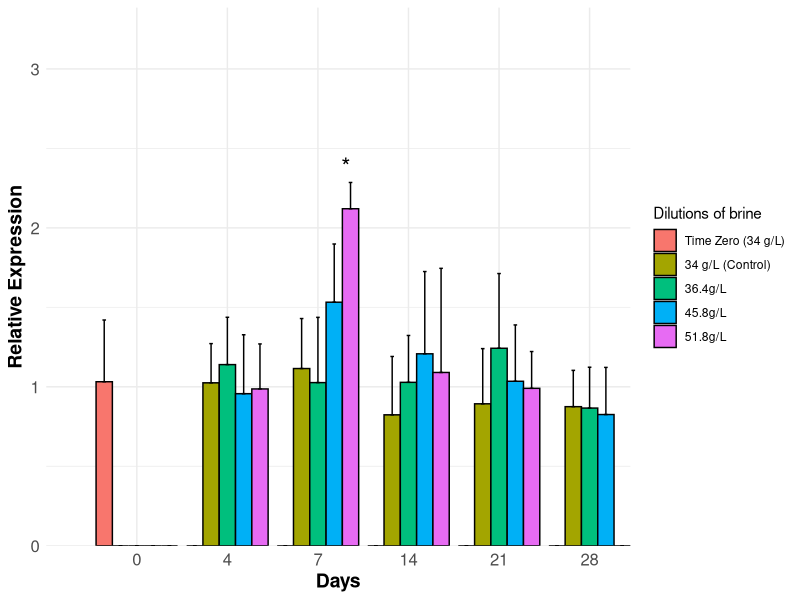

Recreate this plot in R.
#Instalar paquetes
install.packages("ggplot2")
install.packages("tidyr")
install.packages("dplyr")

library(ggplot2)
library(tidyr)
library(dplyr)

# Datos
datos <- data.frame(
    Days = c(0, 4, 7, 14, 21, 28),
    `Time_zero_34g_L` = c(1.031734019, 0, 0, 0, 0, 0),
    `34.0g_L_Control` = c(0, 1.024935205, 1.114925221, 0.823582485, 0.893139169, 0.875077406),
    `36.4g_L` = c(0, 1.1397497, 1.026295514, 1.027948679, 1.242366688, 0.866009485),
    `45.8g_L` = c(0, 0.956491178, 1.532134649, 1.207600056, 1.034911572, 0.825596951),
    `51.8g_L` = c(0, 0.986656474, 2.120419366, 1.090119452, 0.990433877, 0),
    `Time_zero_34g_L_SD` = c(0.388545856, 0, 0, 0, 0, 0),
    `34.0g_L_Control_SD` = c(0, 0.2468778953869110, 0.314448087, 0.367220998, 0.347007926, 0.228253099),
    `36.4g_L_SD` = c(0, 0.297794031, 0.410478213, 0.294946039, 0.470254437, 0.257062724),
    `45.8g_L_SD` = c(0, 0.370832585, 0.366118233, 0.51771424, 0.354422945,  0.296555527),
    `51.8g_L_SD` = c(0, 0.282842294, 0.165252402, 0.6551973, 0.231334674, 0)
)

colnames(datos) <- c("Days", "Time Zero (34 g/L)", "34 g/L (Control)", "36.4g/L", "45.8g/L", "51.8g/L", 
                     "Time Zero (34 g/L)_SD", "34 g/L (Control)_SD", "36.4g/L_SD", "45.8g/L_SD", "51.8g/L_SD")
datos_largo <- pivot_longer(datos, cols = c(`Time Zero (34 g/L)`, `34 g/L (Control)`, `36.4g/L`, `45.8g/L`, `51.8g/L`), names_to = "Group", values_to = "Value")
datos_sd_largo <- pivot_longer(datos, cols = c(`Time Zero (34 g/L)_SD`, `34 g/L (Control)_SD`, `36.4g/L_SD`, `45.8g/L_SD`, `51.8g/L_SD`), names_to = "Group_SD", values_to = "SD")
datos_completo <- cbind(datos_largo, SD = datos_sd_largo$SD)
datos_completo$Group <- factor(datos_completo$Group, levels = c("Time Zero (34 g/L)", "34 g/L (Control)", "36.4g/L", "45.8g/L", "51.8g/L"))
ggplot(datos_completo, aes(x = as.factor(Days), y = Value, fill = Group)) +
  geom_bar(stat = "identity", position = position_dodge(width = 0.9), color = "black") +
  geom_errorbar(aes(ymin = Value, ymax = Value + SD), width = 0.2, color = "black", position = position_dodge(width = 0.9)) +
  geom_text(data = subset(datos_completo, Days == 7 & Group == "51.8g/L"), 
            aes(label = "*", y = Value + SD + 0.1),
            color = "black", position = position_dodge(width = 0.9), size = 6, vjust = 0.5, hjust = -2.6) +
  labs(x = "Days", y = "Relative Expression", fill = "Dilutions of brine") +
  scale_fill_discrete(labels = c(
    "Time Zero (34 g/L)" = "Time Zero (34 g/L)",
    "34 g/L (Control)" = "34 g/L (Control)",
    "36.4g/L" = "36.4g/L",
    "45.8g/L" = "45.8g/L",
    "51.8g/L" = "51.8g/L"
  )) +
  scale_x_discrete(expand = expansion(add = c(1, 0))) +
  scale_y_continuous(expand = expansion(add = c(0, 1))) +
  theme_minimal() +
  theme(
    axis.title = element_text(size = 14, face = "bold"),
    axis.text = element_text(size = 12)
  )

